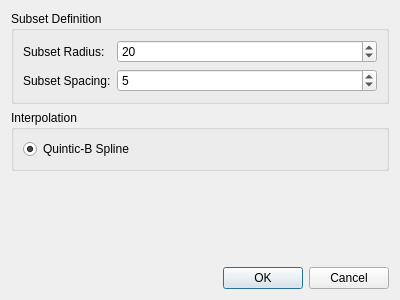
<?xml version="1.0" encoding="UTF-8"?>
<ui version="4.0">
 <class>DICParametersDialog</class>
 <widget class="QDialog" name="DICParametersDialog">
  <property name="geometry">
   <rect>
    <x>0</x>
    <y>0</y>
    <width>400</width>
    <height>300</height>
   </rect>
  </property>
  <property name="windowTitle">
   <string>Set DIC Parameters</string>
  </property>
  <layout class="QVBoxLayout" name="verticalLayout">
   <item>
    <widget class="QGroupBox" name="group_subset">
     <property name="title">
      <string>Subset Definition</string>
     </property>
     <layout class="QFormLayout" name="formLayout">
      <item row="0" column="0">
       <widget class="QLabel" name="label_radius">
        <property name="text">
         <string>Subset Radius:</string>
        </property>
       </widget>
      </item>
      <item row="0" column="1">
       <widget class="QSpinBox" name="spin_radius">
        <property name="minimum">
         <number>1</number>
        </property>
        <property name="maximum">
         <number>100</number>
        </property>
        <property name="value">
         <number>20</number>
        </property>
       </widget>
      </item>
      <item row="1" column="0">
       <widget class="QLabel" name="label_spacing">
        <property name="text">
         <string>Subset Spacing:</string>
        </property>
       </widget>
      </item>
      <item row="1" column="1">
       <widget class="QSpinBox" name="spin_spacing">
        <property name="minimum">
         <number>1</number>
        </property>
        <property name="maximum">
         <number>100</number>
        </property>
        <property name="value">
         <number>5</number>
        </property>
       </widget>
      </item>
     </layout>
    </widget>
   </item>
   <item>
    <widget class="QGroupBox" name="group_interp">
     <property name="title">
      <string>Interpolation</string>
     </property>
     <layout class="QVBoxLayout" name="verticalLayout_2">
      <item>
       <widget class="QRadioButton" name="radio_quintic">
        <property name="text">
         <string>Quintic-B Spline</string>
        </property>
        <property name="checked">
         <bool>true</bool>
        </property>
       </widget>
      </item>
     </layout>
    </widget>
   </item>
   <item>
    <spacer name="verticalSpacer">
     <property name="orientation">
      <enum>Qt::Vertical</enum>
     </property>
     <property name="sizeHint" stdset="0">
      <size>
       <width>20</width>
       <height>40</height>
      </size>
     </property>
    </spacer>
   </item>
   <item>
    <widget class="QDialogButtonBox" name="buttonBox">
     <property name="orientation">
      <enum>Qt::Horizontal</enum>
     </property>
     <property name="standardButtons">
      <set>QDialogButtonBox::Cancel|QDialogButtonBox::Ok</set>
     </property>
    </widget>
   </item>
  </layout>
 </widget>
 <resources/>
 <connections>
  <connection>
   <sender>buttonBox</sender>
   <signal>accepted()</signal>
   <receiver>DICParametersDialog</receiver>
   <slot>accept()</slot>
   <hints>
    <hint type="sourcelabel">
     <x>248</x>
     <y>254</y>
    </hint>
    <hint type="destinationlabel">
     <x>157</x>
     <y>274</y>
    </hint>
   </hints>
  </connection>
  <connection>
   <sender>buttonBox</sender>
   <signal>rejected()</signal>
   <receiver>DICParametersDialog</receiver>
   <slot>reject()</slot>
   <hints>
    <hint type="sourcelabel">
     <x>316</x>
     <y>260</y>
    </hint>
    <hint type="destinationlabel">
     <x>286</x>
     <y>274</y>
    </hint>
   </hints>
  </connection>
 </connections>
</ui>
